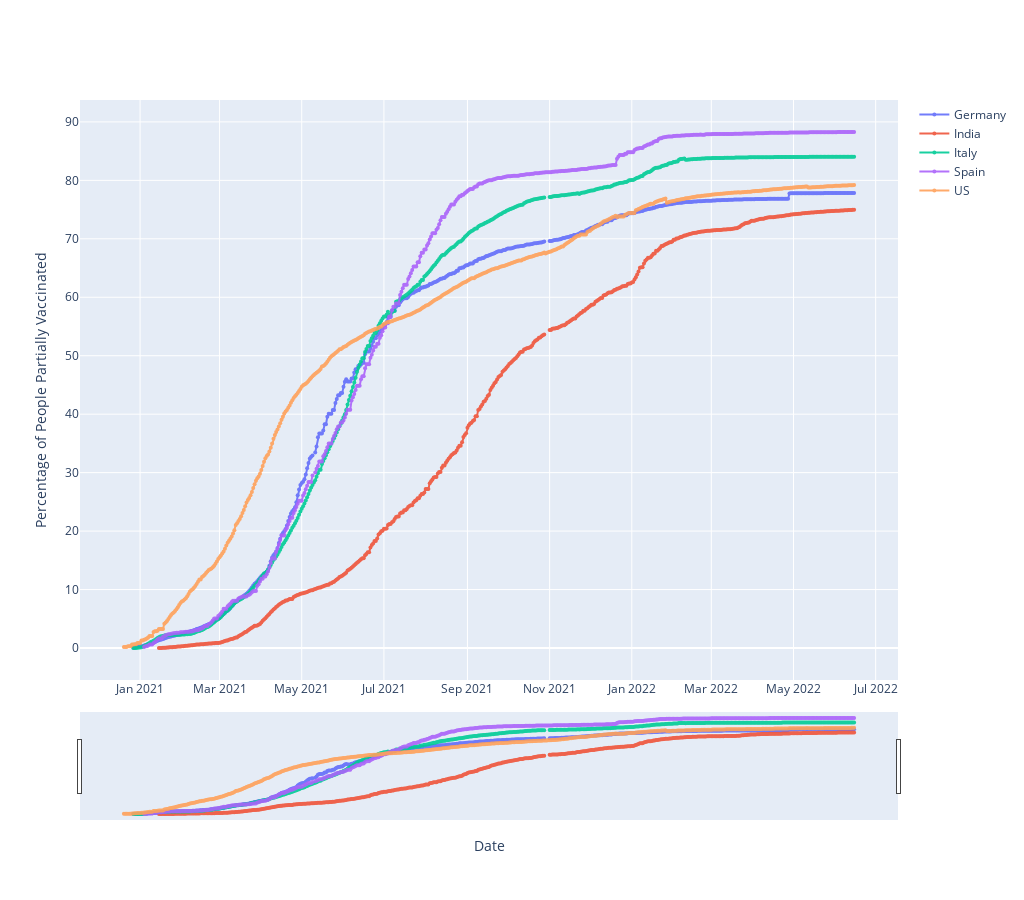

Notebook code for this chart:
### Code cell
fig = go.Figure()
## defines how to plot the individual trace
for each in country_list:
    fig.add_trace(go.Scatter(x=final_plot1.date.iloc[:-1],
                                y=final_plot1[each],
                                mode='markers+lines',
                                opacity=0.9,
                                line_width=2,
                                marker_size=4, 
                                name=each
                                 )
                     )

## defines the overall layout properties
fig.update_layout(
    width=1024,
    height=900,
    xaxis_title="Date",
    yaxis_title="Percentage of People Partially Vaccinated",
    hovermode='x',
    
)
#fig.update_yaxes(type="log",range=[1.1,5.5])


fig.update_layout(xaxis_rangeslider_visible=True)
#fig.show(renderer='chrome')
fig.show()

### Figure 1 — Plotly figure (JSON) as saved in the notebook; plotly's stock layout.template omitted (floating-point values rounded to 4 significant figures; data arrays with more than 128 entries replaced by an {"elided": "..."} marker saying what was removed)
{"data": [{"line": {"width": 2}, "marker": {"size": 4}, "mode": "markers+lines", "name": "Germany", "opacity": 0.9, "type": "scatter", "x": {"elided": "543 str values"}, "y": {"elided": "544 float values"}}, {"line": {"width": 2}, "marker": {"size": 4}, "mode": "markers+lines", "name": "India", "opacity": 0.9, "type": "scatter", "x": {"elided": "543 str values"}, "y": {"elided": "544 float values"}}, {"line": {"width": 2}, "marker": {"size": 4}, "mode": "markers+lines", "name": "Italy", "opacity": 0.9, "type": "scatter", "x": {"elided": "543 str values"}, "y": {"elided": "544 float values"}}, {"line": {"width": 2}, "marker": {"size": 4}, "mode": "markers+lines", "name": "Spain", "opacity": 0.9, "type": "scatter", "x": {"elided": "543 str values"}, "y": {"elided": "544 float values"}}, {"line": {"width": 2}, "marker": {"size": 4}, "mode": "markers+lines", "name": "US", "opacity": 0.9, "type": "scatter", "x": {"elided": "543 str values"}, "y": {"elided": "544 float values"}}], "layout": {"height": 900, "hovermode": "x", "width": 1024, "xaxis": {"rangeslider": {"visible": true}, "title": {"text": "Date"}}, "yaxis": {"title": {"text": "Percentage of People Partially Vaccinated"}}}}
